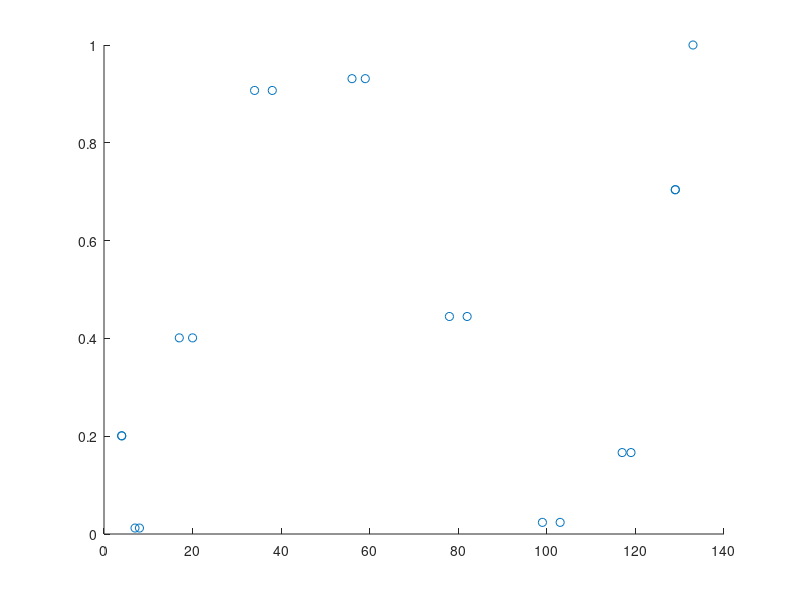

Recreate this plot in MATLAB.
angles = [0,-10, -20, -30, -40, -50, -60, -70, -80, -90, 10, 20, 30, 40, 50, 60, 70, 80, 90];

lux = [133, 129, 119, 103, 82, 59, 38, 20, 8, 4, 129, 117, 99, 78, 56, 34, 17, 7, 4];

scatter(lux, cos(angles).^2, "o")
